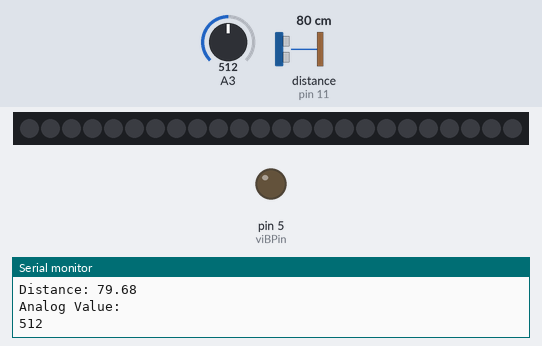
The sketch below on a simulated Arduino Uno, built with avr-gcc and run on an emulated ATmega328P. Parts: 24 RGB LEDs in strip order, left to right, output pins drawn as LEDs (lit = HIGH), the last lines printed to the serial monitor. Wiring (inferred from the names in the program): ultrasonic range finder: trigger pin 10; echo pin 11. The inputs (shaded band) are chosen by the test bench; at power-on: A3 = 512, distance to the obstacle (sensor on pin 11) 80 cm. The echo pulse lasts 58.3 µs per cm; dim RGB values are drawn brighter than linear; colours are those a GRB WS2812 strip shows for the declared byte order; pins used as bus, display or sensor lines are not drawn.

Above: at 1.3 s.
1.4 s: A3 set to 484
At 2.6 s:
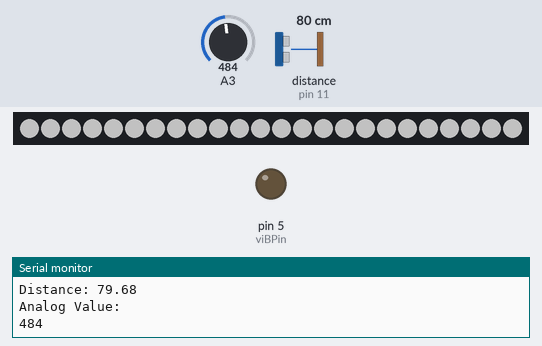
3.0 s: distance to the obstacle (sensor on pin 11) set to 72 cm
At 4.2 s:
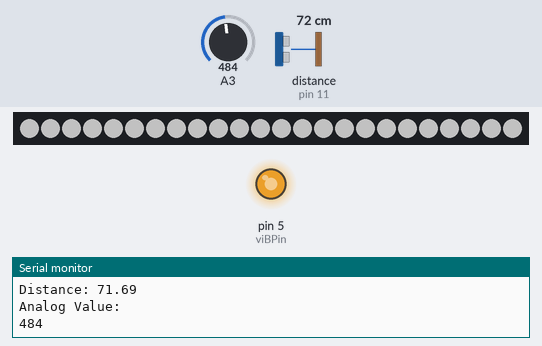
4.5 s: A3 set to 510
At 5.0 s:
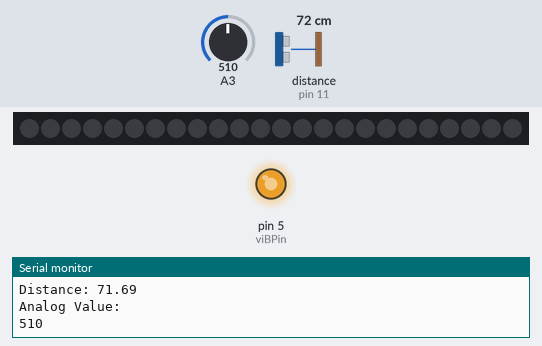
6.1 s: distance to the obstacle (sensor on pin 11) set to 2 cm
At 6.8 s:
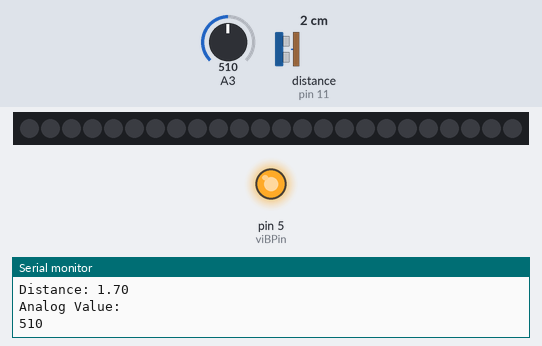
9.1 s: A3 set to 0
At 9.7 s:
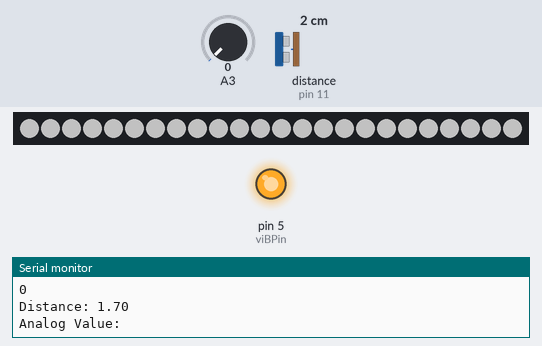
12.1 s: A3 set to 511
At 13.6 s:
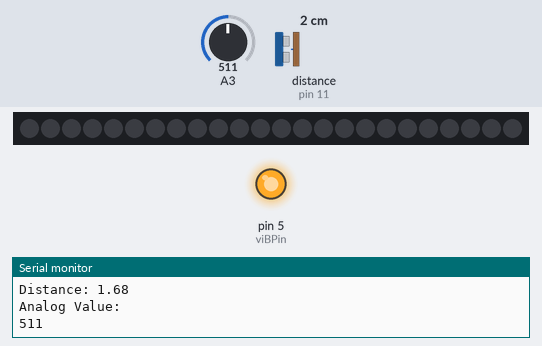
Timing chart, 0 to 14.7 s (numbered marks = the images above; inputs shaded):
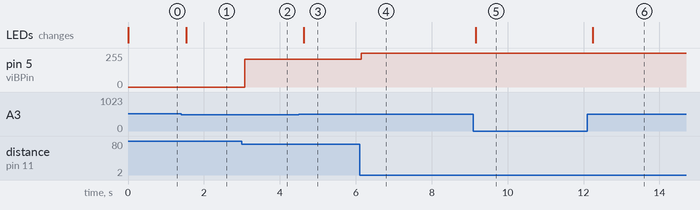

Measured:
- the behaviour switches between 501 and 500 on A3 (found by bisection; images 0 and 1)
- the behaviour switches between 76 and 75 cm on distance to the obstacle (sensor on pin 11) (found by bisection; images 1 and 2)
- after the input at 1.4 s, the LEDs: change after 0.13 s (image 1)
- after the input at 3.0 s, pin 5 (viBPin): 0/255 → 210/255 after 0.08 s
- after the input at 4.5 s, the LEDs: change after 0.13 s (image 3)
- after the input at 6.1 s, pin 5 (viBPin): 210/255 → 255/255 after 0.05 s
- after the input at 9.1 s, pin 5 (viBPin): 255/255 → 254/255 after 1.1 s, → 255/255 0.51 s later, → 254/255 1.0 s later; the LEDs: change after 0.07 s (image 5)
- after the input at 12.1 s, pin 5 (viBPin): goes on until 12.2 s, then stays 255/255; the LEDs: change after 0.14 s (image 6)

The sketch:

ENGRExpoCombined.ino
```cpp
#include <FastLED.h>
#define NUM_LEDS 24
#define DATA_PIN 3

CRGB leds[NUM_LEDS];
int ledPin = 3;
const int trigPin = 10;
const int echoPin = 11;
int viBPin = 5;
int viBintensity = 0;
float duration, distance;

void setup() {
  Serial.begin(9600);
  FastLED.addLeds<WS2812,DATA_PIN,RGB>(leds,NUM_LEDS);
  FastLED.setBrightness(86);
  pinMode(ledPin, OUTPUT);
  pinMode(trigPin, OUTPUT);
  pinMode(echoPin, INPUT);
  pinMode(viBPin, OUTPUT);
}

void loop() {
  //PING AND VIBRATION
  digitalWrite(trigPin, LOW);
  delayMicroseconds(2);
  digitalWrite(trigPin, HIGH);
  delayMicroseconds(10);
  digitalWrite(trigPin, LOW);

  duration = pulseIn(echoPin, HIGH);
  distance = (duration * 0.0343) / 2;
  Serial.print("Distance: ");
  Serial.println(distance);
  viBintensity = map(distance, 0, 400, 255, 0);
  if (distance < 75) {
      analogWrite(viBPin, viBintensity);
  }
  else {
    analogWrite(viBPin, 0);
  }
  //PHOTORESISTOR
  int value = analogRead(A3);
  Serial.println("Analog Value: ");
  Serial.println(value);
  if (value > 500) {
    // Turn off all LEDs
    fill_solid(leds, NUM_LEDS, CRGB::Black);
    FastLED.show();
  } else {
    fill_solid(leds, NUM_LEDS, CRGB::White);
    FastLED.show();
    delay(10);
  }
  delay(500);
}
```
